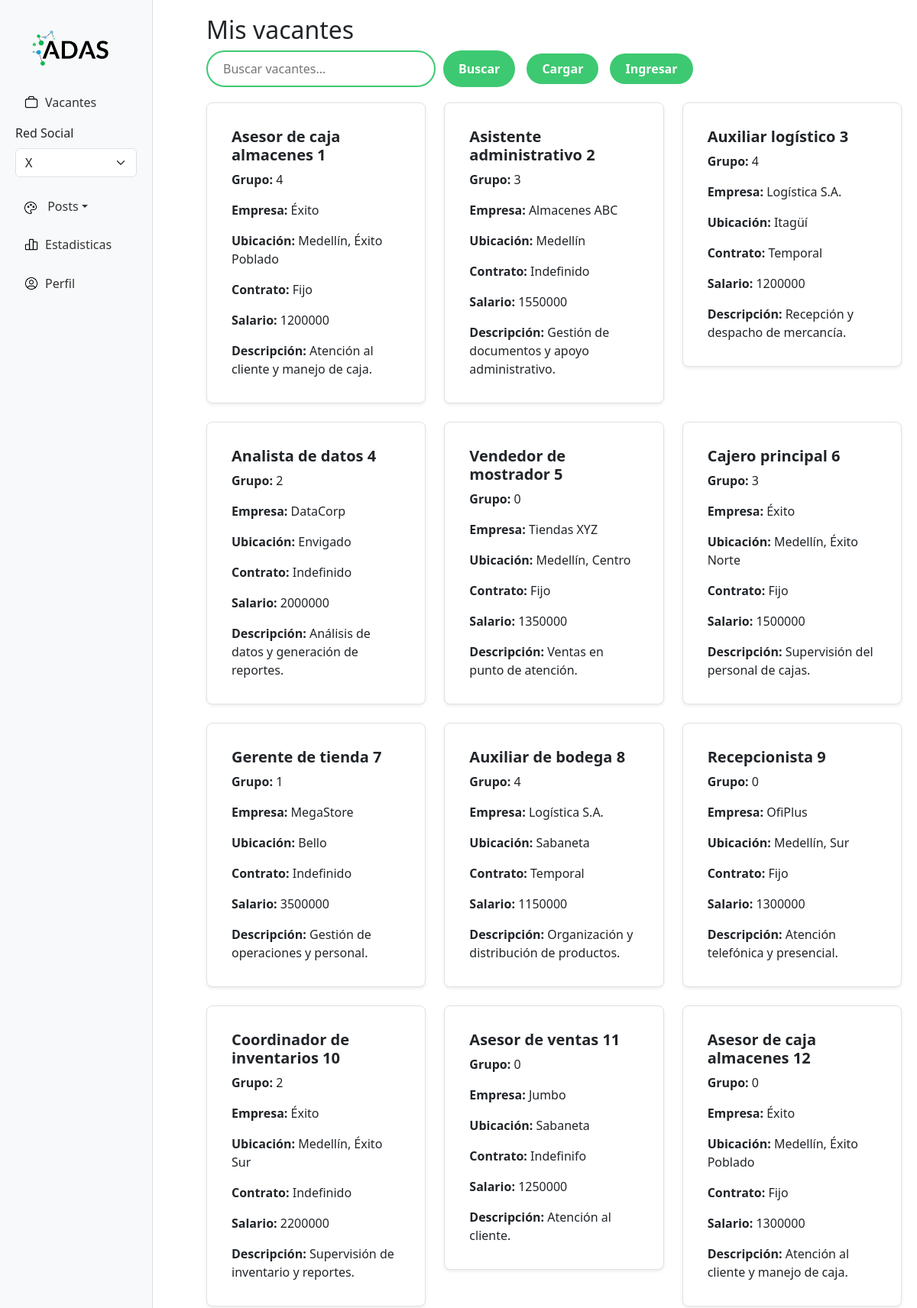
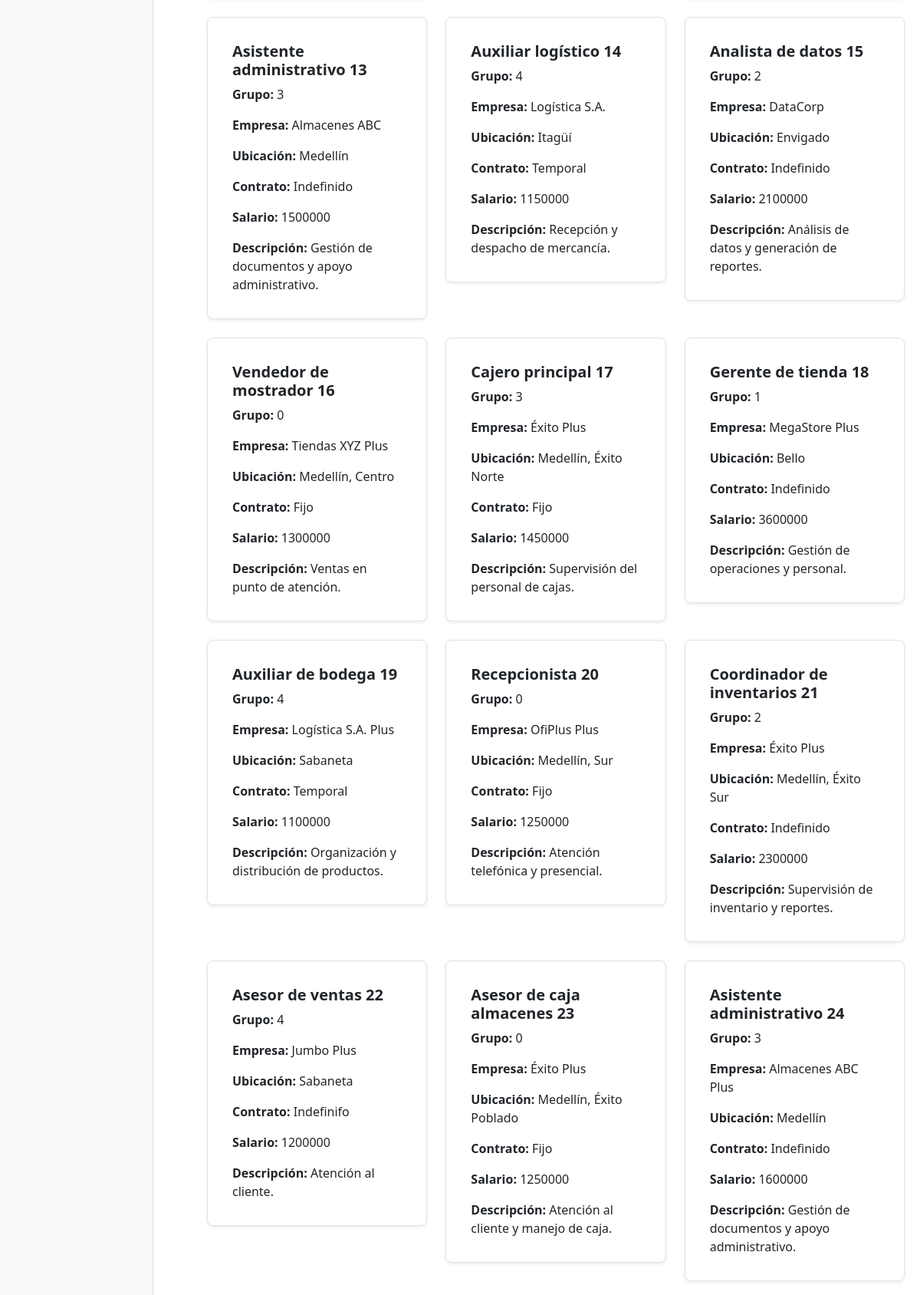
The app's page /administrador/vacantes/ (upper part) with its own data (2 pictures, top to bottom).
### administrador/models.py (models this page shows, shortened)
class Vacante(models.Model):
    vacante = models.CharField(max_length=255)
    empresa = models.TextField(max_length=100)
    ubicacion = models.CharField(max_length=255)
    contrato = models.CharField(max_length=100)
    salario = models.CharField(max_length=100)
    descripcion = models.TextField(blank=True, null=True)
    industria = models.CharField(max_length=100, null=True)
    modalidad = models.CharField(max_length=50, choices=[('Remoto', 'Remoto'), ('Presencial', 'Presencial'), ('Híbrido', 'Híbrido')], null=True)
    experiencia = models.CharField(max_length=100, null=True)
    grupo = models.IntegerField(null=True, blank=True) # Para clustering

### administrador/views.py (the view, shortened to what this page needs)
# urls.py: path('vacantes/', views.mis_vacantes, name='vacantes'),
def mis_vacantes(request):
    query = request.GET.get('q')  # Obtén el término de búsqueda del parámetro 'q'
    if query:
        vacantes = Vacante.objects.filter(
            Q(vacante__icontains=query) |  # Buscar en el campo 'vacante'
            Q(empresa__icontains=query) |   # Buscar en el campo 'empresa'
            Q(grupo__icontains=query)   # Buscar en el campo 'grupo'
        )
    else:
        vacantes = Vacante.objects.all()
    return render(request, 'mis_vacantes.html', {'vacantes': vacantes})

### administrador/templates/mis_vacantes.html (shortened to what this page needs)
<!DOCTYPE html>
{% extends 'panel.html' %}
{% block content %}
<h2>Mis vacantes</h2>
<div class="search-actions-container">
    <form method="get" class="search-form">
        <input type="text" name="q" class="search-input" placeholder="Buscar vacantes..." value="{{ request.GET.q }}">
        <button type="submit" class="btn btn-primary">Buscar</button>
    </form>
    <form method="post" action="{% url 'cargar_excel' %}" enctype="multipart/form-data" id="form-excel">
        <label for="excelInput" class="btn-pill">Cargar</label>
    </form>
    <button class="btn-escribir" onclick="mostrarFormulario()">Ingresar</button>
</div>
<div class="row row-cols-1 row-cols-md-2 row-cols-lg-3 g-4">
    {% for vacante in vacantes %}
    <div class="col">
        <div class="card border rounded-3 shadow-sm p-3">
            <div class="card-body">
                <h5 class="card-title fw-bold">{{ vacante.vacante }}</h5>
                <p class="card-text"><strong>Grupo:</strong> {{ vacante.grupo }}</p>
                <p class="card-text"><strong>Empresa:</strong> {{ vacante.empresa }}</p>
                <p class="card-text"><strong>Ubicación:</strong> {{ vacante.ubicacion }}</p>
                <p class="card-text"><strong>Contrato:</strong> {{ vacante.contrato }}</p>
                <p class="card-text"><strong>Salario:</strong> {{ vacante.salario }}</p>
                <p class="card-text"><strong>Descripción:</strong> {{ vacante.descripcion }}</p>
            </div>
        </div>
    </div>
    {% empty %}
    <p class="text-muted">No hay vacantes disponibles.</p>
    {% endfor %}
</div>
{% endblock %}

### administrador/templates/panel.html (style rules this page uses)
body { display: flex; height: 100vh; overflow: hidden; }

### administrador/templates/mis_vacantes.html (style rules this page uses)
.search-actions-container { display: flex; flex-wrap: wrap; gap: 15px; align-items: center; justify-content: flex-start; margin-bottom: 20px; }
.search-form { display: flex; gap: 10px; }
.search-input { border: 2px solid #3dc971; border-radius: 25px; padding: 10px 20px; outline: none; width: 300px; font-size: 16px; transition: border-color 0.3s ease; box-sizing: border-box; }
.btn-primary { background-color: #3dc971; border: none; color: white; border-radius: 25px; padding: 10px 20px; cursor: pointer; font-weight: bold; transition: background-color 0.3s ease; }
.btn-pill { background-color: #3dc971; border: none; color: white; border-radius: 25px; padding: 8px 20px; cursor: pointer; font-weight: bold; }
.btn-escribir { background-color: #3dc971; border: none; color: white; border-radius: 25px; padding: 8px 20px; cursor: pointer; font-weight: bold; }

### records on screen
Vacante: vacante "Asesor de caja almacenes 1", grupo "4", empresa "Éxito", ubicacion "Medellín, Éxito Poblado", contrato "Fijo", salario "1200000", descripcion "Atención al cliente y manejo de caja."
Vacante: vacante "Asistente administrativo 2", grupo "3", empresa "Almacenes ABC", ubicacion "Medellín", contrato "Indefinido", salario "1550000", descripcion "Gestión de documentos y apoyo administrativo."
Vacante: vacante "Auxiliar logístico 3", grupo "4", empresa "Logística S.A.", ubicacion "Itagüí", contrato "Temporal", salario "1200000", descripcion "Recepción y despacho de mercancía."
Vacante: vacante "Analista de datos 4", grupo "2", empresa "DataCorp", ubicacion "Envigado", contrato "Indefinido", salario "2000000", descripcion "Análisis de datos y generación de reportes."
Vacante: vacante "Vendedor de mostrador 5", grupo "0", empresa "Tiendas XYZ", ubicacion "Medellín, Centro", contrato "Fijo", salario "1350000", descripcion "Ventas en punto de atención."
Vacante: vacante "Cajero principal 6", grupo "3", empresa "Éxito", ubicacion "Medellín, Éxito Norte", contrato "Fijo", salario "1500000", descripcion "Supervisión del personal de cajas."
Vacante: vacante "Gerente de tienda 7", grupo "1", empresa "MegaStore", ubicacion "Bello", contrato "Indefinido", salario "3500000", descripcion "Gestión de operaciones y personal."
Vacante: vacante "Auxiliar de bodega 8", grupo "4", empresa "Logística S.A.", ubicacion "Sabaneta", contrato "Temporal", salario "1150000", descripcion "Organización y distribución de productos."
Vacante: vacante "Recepcionista 9", grupo "0", empresa "OfiPlus", ubicacion "Medellín, Sur", contrato "Fijo", salario "1300000", descripcion "Atención telefónica y presencial."
Vacante: vacante "Coordinador de inventarios 10", grupo "2", empresa "Éxito", ubicacion "Medellín, Éxito Sur", contrato "Indefinido", salario "2200000", descripcion "Supervisión de inventario y reportes."
Vacante: vacante "Asesor de ventas 11", grupo "0", empresa "Jumbo", ubicacion "Sabaneta", contrato "Indefinifo", salario "1250000", descripcion "Atención al cliente."
Vacante: vacante "Asesor de caja almacenes 12", grupo "0", empresa "Éxito", ubicacion "Medellín, Éxito Poblado", contrato "Fijo", salario "1300000", descripcion "Atención al cliente y manejo de caja."
Vacante: vacante "Asistente administrativo 13", grupo "3", empresa "Almacenes ABC", ubicacion "Medellín", contrato "Indefinido", salario "1500000", descripcion "Gestión de documentos y apoyo administrativo."
Vacante: vacante "Auxiliar logístico 14", grupo "4", empresa "Logística S.A.", ubicacion "Itagüí", contrato "Temporal", salario "1150000", descripcion "Recepción y despacho de mercancía."
Vacante: vacante "Analista de datos 15", grupo "2", empresa "DataCorp", ubicacion "Envigado", contrato "Indefinido", salario "2100000", descripcion "Análisis de datos y generación de reportes."
Vacante: vacante "Vendedor de mostrador 16", grupo "0", empresa "Tiendas XYZ Plus", ubicacion "Medellín, Centro", contrato "Fijo", salario "1300000", descripcion "Ventas en punto de atención."
Vacante: vacante "Cajero principal 17", grupo "3", empresa "Éxito Plus", ubicacion "Medellín, Éxito Norte", contrato "Fijo", salario "1450000", descripcion "Supervisión del personal de cajas."
Vacante: vacante "Gerente de tienda 18", grupo "1", empresa "MegaStore Plus", ubicacion "Bello", contrato "Indefinido", salario "3600000", descripcion "Gestión de operaciones y personal."
Vacante: vacante "Auxiliar de bodega 19", grupo "4", empresa "Logística S.A. Plus", ubicacion "Sabaneta", contrato "Temporal", salario "1100000", descripcion "Organización y distribución de productos."
Vacante: vacante "Recepcionista 20", grupo "0", empresa "OfiPlus Plus", ubicacion "Medellín, Sur", contrato "Fijo", salario "1250000", descripcion "Atención telefónica y presencial."
Vacante: vacante "Coordinador de inventarios 21", grupo "2", empresa "Éxito Plus", ubicacion "Medellín, Éxito Sur", contrato "Indefinido", salario "2300000", descripcion "Supervisión de inventario y reportes."
Vacante: vacante "Asesor de ventas 22", grupo "4", empresa "Jumbo Plus", ubicacion "Sabaneta", contrato "Indefinifo", salario "1200000", descripcion "Atención al cliente."
Vacante: vacante "Asesor de caja almacenes 23", grupo "0", empresa "Éxito Plus", ubicacion "Medellín, Éxito Poblado", contrato "Fijo", salario "1250000", descripcion "Atención al cliente y manejo de caja."
Vacante: vacante "Asistente administrativo 24", grupo "3", empresa "Almacenes ABC Plus", ubicacion "Medellín", contrato "Indefinido", salario "1600000", descripcion "Gestión de documentos y apoyo administrativo."
